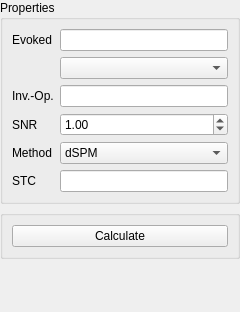
<?xml version="1.0" encoding="UTF-8"?>
<ui version="4.0">
 <class>InvMNEControl</class>
 <widget class="QWidget" name="InvMNEControl">
  <property name="geometry">
   <rect>
    <x>0</x>
    <y>0</y>
    <width>240</width>
    <height>312</height>
   </rect>
  </property>
  <property name="minimumSize">
   <size>
    <width>200</width>
    <height>0</height>
   </size>
  </property>
  <property name="maximumSize">
   <size>
    <width>240</width>
    <height>16777215</height>
   </size>
  </property>
  <property name="windowTitle">
   <string>MNE Control</string>
  </property>
  <layout class="QVBoxLayout" name="verticalLayout">
   <property name="leftMargin">
    <number>0</number>
   </property>
   <property name="topMargin">
    <number>0</number>
   </property>
   <property name="rightMargin">
    <number>0</number>
   </property>
   <property name="bottomMargin">
    <number>0</number>
   </property>
   <item>
    <widget class="QGroupBox" name="m_qGroupBoxProperties">
     <property name="title">
      <string>Properties</string>
     </property>
     <layout class="QFormLayout" name="formLayout">
      <item row="0" column="0">
       <widget class="QLabel" name="m_qLabelEvoked">
        <property name="text">
         <string>Evoked</string>
        </property>
       </widget>
      </item>
      <item row="0" column="1">
       <widget class="QLineEdit" name="m_qLineEditEvoked"/>
      </item>
      <item row="2" column="1">
       <widget class="QComboBox" name="m_qComboBoxEventType"/>
      </item>
      <item row="3" column="0">
       <widget class="QLabel" name="m_qLabelInv">
        <property name="text">
         <string>Inv.-Op.</string>
        </property>
       </widget>
      </item>
      <item row="3" column="1">
       <widget class="QLineEdit" name="m_qLineEditInv"/>
      </item>
      <item row="4" column="0">
       <widget class="QLabel" name="m_qLabelSNR">
        <property name="text">
         <string>SNR</string>
        </property>
       </widget>
      </item>
      <item row="4" column="1">
       <widget class="QDoubleSpinBox" name="doubleSpinBox">
        <property name="singleStep">
         <double>0.100000000000000</double>
        </property>
        <property name="value">
         <double>1.000000000000000</double>
        </property>
       </widget>
      </item>
      <item row="5" column="0">
       <widget class="QLabel" name="m_qLabelMethod">
        <property name="text">
         <string>Method</string>
        </property>
       </widget>
      </item>
      <item row="5" column="1">
       <widget class="QComboBox" name="m_qComboBoxMethod">
        <property name="currentIndex">
         <number>1</number>
        </property>
        <item>
         <property name="text">
          <string>MNE</string>
         </property>
        </item>
        <item>
         <property name="text">
          <string>dSPM</string>
         </property>
        </item>
        <item>
         <property name="text">
          <string>sLORETA</string>
         </property>
        </item>
       </widget>
      </item>
      <item row="6" column="0">
       <widget class="QLabel" name="m_qLabelSTC">
        <property name="text">
         <string>STC</string>
        </property>
       </widget>
      </item>
      <item row="6" column="1">
       <widget class="QLineEdit" name="m_qLineEditSTC"/>
      </item>
     </layout>
    </widget>
   </item>
   <item>
    <widget class="QGroupBox" name="m_qGroupBoxCalculate">
     <property name="title">
      <string/>
     </property>
     <layout class="QVBoxLayout" name="verticalLayout_3">
      <item>
       <widget class="QPushButton" name="m_qPushButtonCalculate">
        <property name="text">
         <string>Calculate</string>
        </property>
       </widget>
      </item>
     </layout>
    </widget>
   </item>
   <item>
    <spacer name="m_qVerticalSpacer">
     <property name="orientation">
      <enum>Qt::Vertical</enum>
     </property>
     <property name="sizeHint" stdset="0">
      <size>
       <width>20</width>
       <height>40</height>
      </size>
     </property>
    </spacer>
   </item>
  </layout>
 </widget>
 <resources/>
 <connections/>
</ui>
